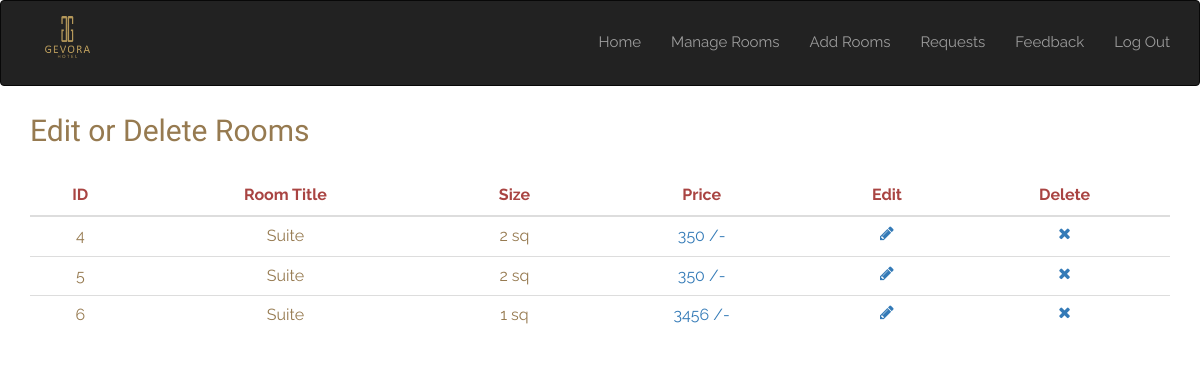
The page /all-rooms.php on the database its author committed.
### tables this page shows
CREATE TABLE `rooms` (
  `id` int(10) NOT NULL,
  `title` varchar(200) NOT NULL,
  `description` varchar(50000) NOT NULL,
  `size` varchar(10) NOT NULL,
  `price` varchar(10) NOT NULL,
  `image1` varchar(20) NOT NULL
);

### all-rooms.php (the view, shortened to what this page needs)
<?php
    require_once('db.php');
?>
  </head>
  <body>
    <div id="wrapper">
<?php require_once('header-admin.php');?>
        <div class="container-fluid body-section container">
            <div class="row">
                <div class="col-md-12">
                    <h2>Edit or Delete Rooms</h2>
                    <div class="card">
                        <div class="card-content table-responsive table-full-width">
                            <table class="table">
                                <thead class="text-danger">
                                    <th><center>ID</center></th>
                                    <th><center>Room Title</center></th>
                                    <th><center>Size</center></th>
                                    <th><center>Price</center></th>
                                    <th><center>Edit</center></th>
                                    <th><center>Delete</center></th>
                                </thead>
                                <tbody>
                                    <?php
                                        $q = "SELECT * FROM rooms ORDER BY rooms.id ASC";
                                        $run = mysqli_query($con, $q);
                                        if(mysqli_num_rows($run) > 0){
                                            while($row = mysqli_fetch_array($run)){
                                    ?>
                                    <tr>
                                        <td><center><?php echo $row['id']; ?></center></td>
                                        <td><center><?php echo $row['title']; ?></center></td>
                                        <td><center><?php echo $row['size']; ?> sq</center></td>
                                        <td class="text-primary"><center><?php echo $row['price']; ?> /-</center></td>
                                        <td><center><a href="edit-room.php?id=<?php echo $row['id']; ?>"><i class="fa fa-pencil"></i></a></center></td>
                                        <td><center><a href="all-rooms.php?del=<?php echo $row['id']; ?>"><i class="fa fa-times"></i></a></center></td>
                                    </tr>
                                    <?php
                                            }
                                        }
                                    ?>
                                </tbody>
                            </table>
                        </div>
                    </div>
                    <div class="row">
                        <div class="col-xs-12">
                        </div>
                    </div>
                </div>
            </div>
        </div>

### assets/style.css (style rules this page uses)
body { background-color: #fff; font-family: 'Raleway', sans-serif; font-size: 15px; line-height: 15px; color: #967a50; }
h1,h2,h3,h4,h5,h6 { font-family:'Old Standard TT', serif;line-height: 1em;margin: 0; }
h1.title,h2 { font-size: 2em;line-height: 3em; }

### rows shown on the page
rooms: id "4", title "Suite", size "2", price "350"
rooms: id "5", title "Suite", size "2", price "350"
rooms: id "6", title "Suite", size "1", price "3456"
